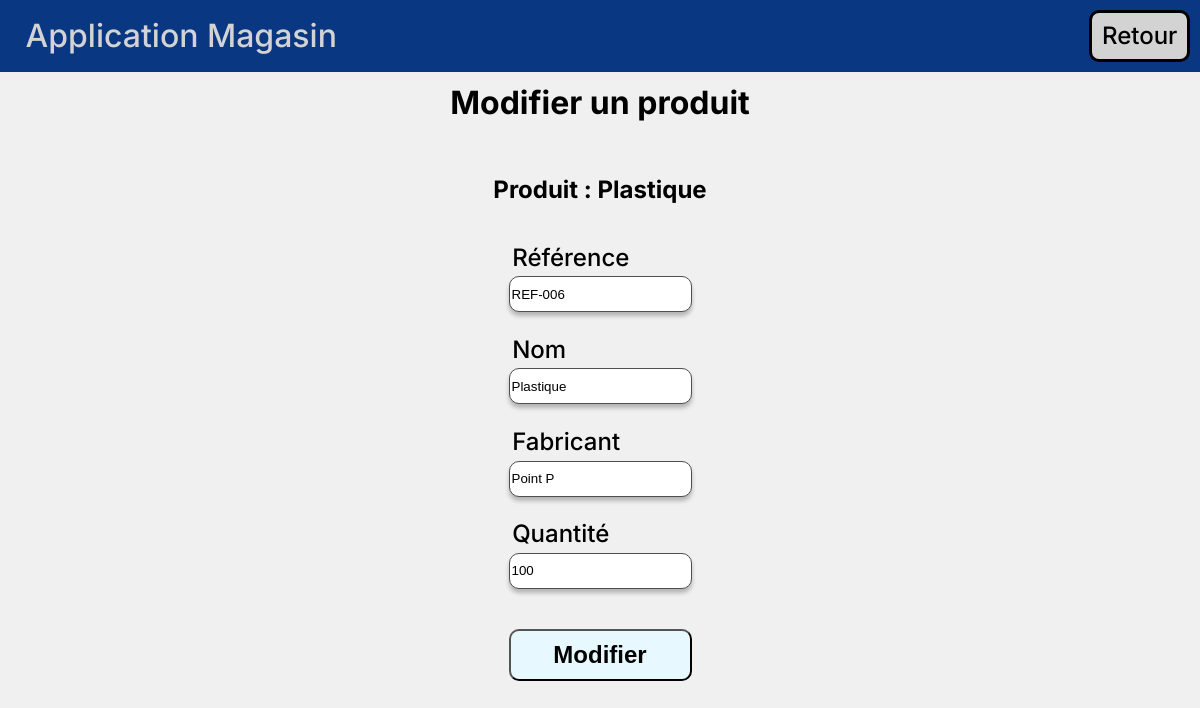
The page /gestion_produits/6/ on the database its author committed.
### Magasin/models.py (models this page shows, shortened)
class Produit(db.Model):
    __tablename__ = 'Produit'
    id = db.Column(db.Integer, primary_key=True, autoincrement=True)
    reference = db.Column(db.String(50), unique=True)
    nom = db.Column(db.String(100))
    fabricant = db.Column(db.String(100))
    quantite = db.Column(db.Integer)

### Magasin/views.py (the view)
@app.route("/gestion_produits/<string:produit_id>/", methods=["GET", "POST"])
def detail_produit(produit_id):
    produit = Produit.query.filter_by(id=produit_id).first()
    form = ProduitForm(obj=produit)
    if form.validate_on_submit():
        form.modifier_produit(produit_id)
    return render_template("detail_produit.html", produit=produit, form=form)

### Magasin/forms.py (shortened to what this page needs)
class ProduitForm(FlaskForm):
    reference = StringField('Référence', validators=[DataRequired(), Length(max=50)])
    nom = StringField('Nom', validators=[DataRequired(), Length(max=100)])
    fabricant = StringField('Fabricant', validators=[DataRequired(), Length(max=100)])
    quantite = IntegerField('Quantité', validators=[DataRequired(), NumberRange(min=0, message="La quantité ne peut pas être négative")])
    submit = SubmitField('Ajouter le produit')

### Magasin/templates/detail_produit.html (shortened to what this page needs)
{% extends "base_nav.html" %}
{% block retour %}
    <a href="{{ url_for('gestion_produits') }}">Retour</a>
{% endblock %}
{% block contenu %}
    <div class="detail_produit">
        <h1>Modifier un produit</h1>
        <h2 class="title">Produit : {{ produit.nom }}</h2>
        <form id="plateform_creation_form" method="POST" role="form" action="{{ url_for('detail_produit', produit_id=produit.id) }}">
            <div class="champ-form">
                {{ form.reference.label (class_ = "champ-form-label") }}
                {{ form.reference(class_="champ-form-input prefilled-input", readonly=True) }}
            </div>
            <div class="champ-form">
                {{ form.nom.label (class_ = "champ-form-label") }}
                {{ form.nom (class_ ="champ-form-input") }}
            </div>
            <div class="champ-form">
                {{ form.fabricant.label (class_ = "champ-form-label") }}
                {{ form.fabricant (class_ ="champ-form-input") }}
            </div>
            <div class="champ-form">
                {{ form.quantite.label (class_ = "champ-form-label") }}
                {{ form.quantite (class_ ="champ-form-input") }}
            </div>
            <div id="champ-form-submit">
                <input type="submit" value="Modifier">
            </div>
        </form>
    </div>
{% endblock %}

### Magasin/static/css/style.css (style rules this page uses)
body { font-family: Inter; font-weight: 500; line-height: 130%; background: #f0f0f0; }
nav a { text-decoration: none; color: lightgray; font-size: 32px; padding: 2vh; }
.retour a { display: flex; align-items: center; background: lightgray; color: black; border-radius: 10px; border: solid; text-decoration: none; padding: 10px; font-size: 24px; }
.champ-form-label { text-align: left; font-size: 1.5rem; }
.champ-form-input { border-radius: 10px; border: 1px solid #4F4F4F; background: #FFF; box-shadow: 0 4px 4px 0 rgba(0, 0, 0, 0.25); }
#table_produits button, #bouton_filtre, #champ-form-submit input { font-size: 24px; font-weight: bold; border-radius: 10px; background-color: rgb(231, 249, 255); }

### Magasin/static/css/layout.css (style rules this page uses)
body { padding: 0; margin: 0; }
.champ-form { display: flex; flex-direction: column; gap: 0.5vh; width: 100%; }
.champ-form-label { display: block; width: 100%; margin: 2%; }
.champ-form-input { width: 100%; height: 4.5vh; }
#champ-form-submit { display: flex; flex-direction: column; align-items: center; width: 100%; }
#champ-form-submit input { display: flex; width: 100%; margin: 2vh; padding: 10px; }
.detail_produit { display: flex; flex-direction: column; justify-content: center; align-items: center; gap: 3vh; }
.detail_produit form { display: flex; gap: 3vh; flex-direction: column; }

### rows shown on the page
Produit: nom "Plastique", reference "REF-006", fabricant "Point P", quantite "100"
